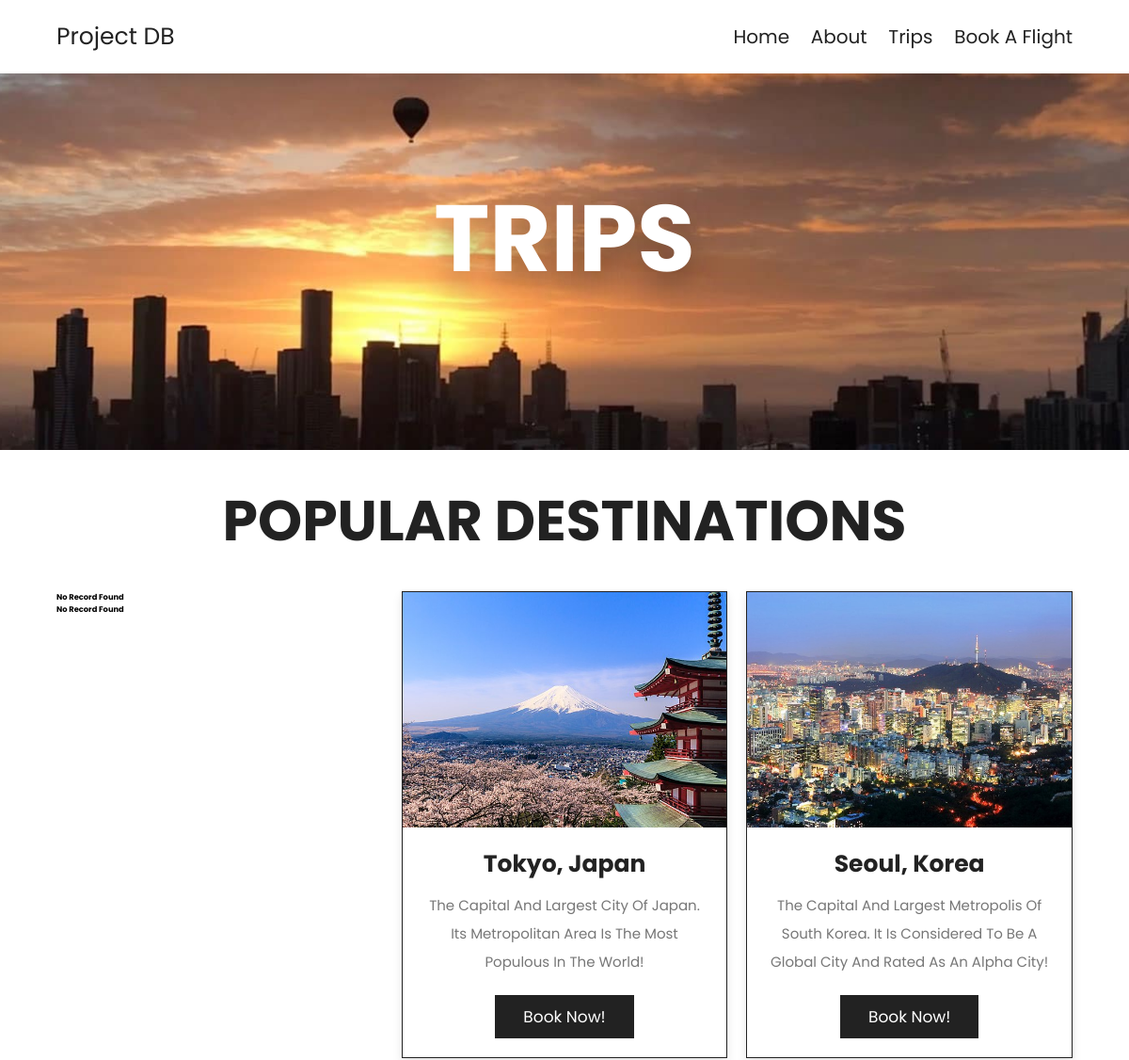
The app's page /Airlines/trips.php (upper part), older data.
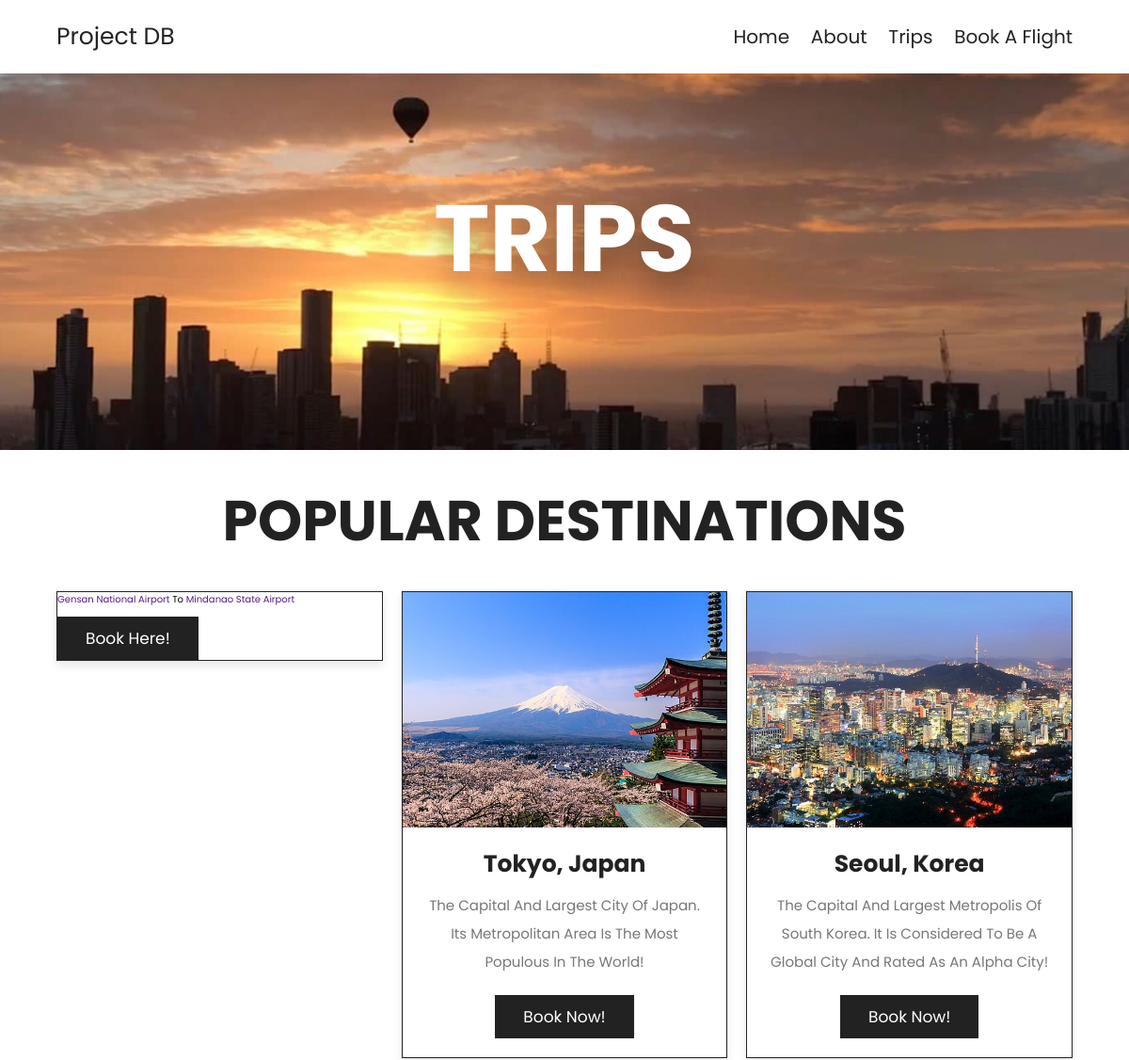
The same page, newer data.
### tables this page shows
CREATE TABLE `airport` (
  `airport_code` char(3) NOT NULL,
  `airport_name` varchar(255) NOT NULL
);

CREATE TABLE `flight` (
  `flight_id` int(10) NOT NULL,
  `schedule_id` int(10) NOT NULL
);

### Airlines/trips.php (the view, shortened to what this page needs)
<?php
require 'admin/dbcon.php';
?>
<!DOCTYPE html>
<html lang="en">
<head>
    <link rel="stylesheet" href="https://unpkg.com/swiper@8/swiper-bundle.min.css" />
    <link rel="stylesheet" href="https://cdnjs.cloudflare.com/ajax/libs/font-awesome/6.1.1/css/all.min.css">
    <link rel="stylesheet" href="css/style.css">
</head>
<body>
    <section class="header">
        <a href="home.php" class="logo">Project DB</a>
        <nav class="navbar">
            <a href="home.php">home</a>
            <a href="about.php">about</a>
            <a href="trips.php">trips</a>
            <a href="book.php">book a flight</a>
        </nav>
    </section>
    <div class="heading" style="background:url(img/h3.jpg) no-repeat">
        <h1>trips</h1>
    </div>
    <section class="trips">
        <h1 class="heading-title">popular destinations</h1>
        <div class="box-container">
            <div class="content">
                <?php
                $query = "SELECT flight.flight_id, schedule.schedule_id, schedule.direction_id, direction.origin_airport_code, direction.destination_airport_code, airport.airport_name from flight left join schedule on flight.schedule_id = schedule.schedule_id left join direction on schedule.direction_id = direction.direction_id left join airport on direction.origin_airport_code = airport.airport_code limit 3";
                $query_run = mysqli_query($con, $query);
                if (mysqli_num_rows($query_run) > 0) {
                    while ($row = mysqli_fetch_assoc($query_run)) {
                        foreach ($query_run as $direction) {
                        }
                    }
                } else {
                    echo '<h5>No Record Found </h5>';
                }
                $query2 = "SELECT flight.flight_id, schedule.schedule_id, schedule.direction_id, direction.origin_airport_code, direction.destination_airport_code, airport.airport_name from flight left join schedule on flight.schedule_id = schedule.schedule_id left join direction on schedule.direction_id = direction.direction_id left join airport on direction.destination_airport_code = airport.airport_code limit 3";
                $query_run2 = mysqli_query($con, $query2);
                if (mysqli_num_rows($query_run2) > 0) {
                    while ($row2 = mysqli_fetch_assoc($query_run2)) {
                        foreach ($query_run2 as $direction2) {
                ?>
                            <div class="box">
                                <a href="" value="origin_airport_code"><?= $direction['airport_name']; ?></a> to
                                <a href="" value="destination_airport_code"><?= $direction2['airport_name']; ?></a>
                                <td>
                                    <a href="book.php" class="btn">book here!</a>
                                </td>
                            </div>
                <?php
                        }
                    }
                } else {
                    echo '<h5>No Record Found </h5>';
                }
                ?>
            </div>
            <div class="box">
                <div class="image">
                    <img src="img/tokyo-japan.jpg" alt="">
                </div>
                <div class="content">
                    <h3>tokyo, japan</h3>
                    <p>the capital and largest city of Japan. its metropolitan area is the most populous in the world!</p>
                    <a href="book.php" class="btn">book now!</a>
                </div>
            </div>
            <div class="box">
                <div class="image">
                    <img src="img/seoul-korea.jpg" alt="">
                </div>
                <div class="content">
                    <h3>seoul, korea</h3>
                    <p>the capital and largest metropolis of south korea. it is considered to be a global city and rated as an Alpha City!</p>
                    <a href="book.php" class="btn">book now!</a>
                </div>
            </div>
        </div>
    </section>
</body>
</html>

Row changes from the older to the newer data that the page shows:
added flight: airport.airport_name "Mindanao State Airport"
added airport: airport_name "Gensan National Airport"
Text that changed along with them:
text no longer shown: "No Record Found No Record Found"
